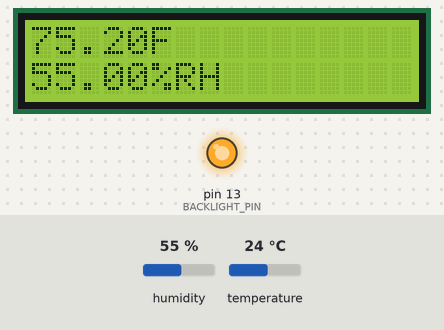
This sketch was run on a simulated Arduino Uno, built with avr-gcc and run on an emulated ATmega328P. Parts: 16×2 character LCD, output pins drawn as LEDs (lit = HIGH). The test bench sets the inputs (shaded band); at power-on: humidity 55 %, temperature 24 °C.

Above: at 6.3 s.
6.4 s: humidity set to 22 %
At 11.4 s:
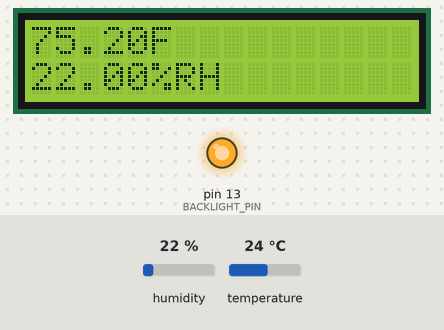
11.7 s: temperature set to 12 °C
At 15.8 s:
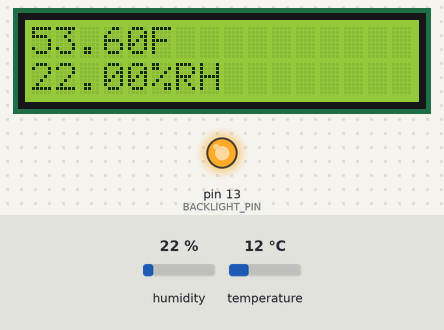
20.4 s: humidity set to 40 %
At 21.3 s:
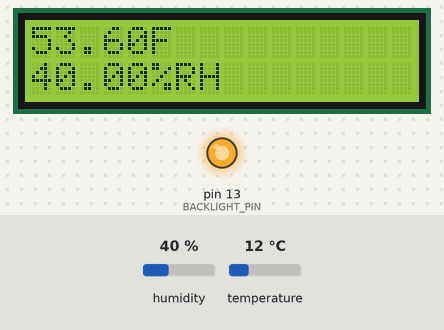
26.9 s: temperature set to 19 °C
At 31.3 s:
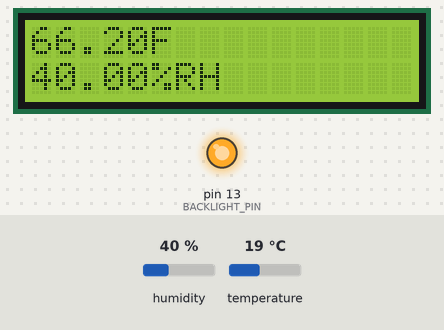
Timing chart, 0 to 32.8 s (numbered marks = the images above; inputs shaded):
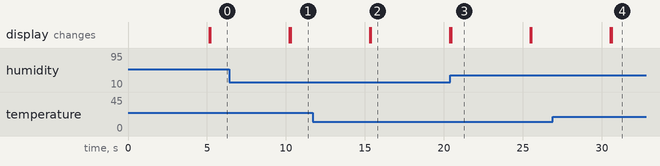

Measured:
- after the input at 6.4 s, the display: first differs from a run without the input after 3.9 s (image 1)
- after the input at 11.7 s, the display: first differs from a run without the input after 3.7 s (image 2)
- after the input at 20.4 s, the display: changes after 0.06 s (image 3)
- after the input at 26.9 s, the display: first differs from a run without the input after 3.7 s (image 4)
- what the display in image 2 shows lasts 5.0 s, from 15.4 s to 20.4 s

The sketch:

LCD_Temp_Humidity_Display.ino
```cpp
// (licence header left out)
#include <SHT1x.h>
#include <Wire.h>
#include <LiquidCrystal_I2C.h>

#define BACKLIGHT_PIN 13

LiquidCrystal_I2C lcd(0x38);

// Specify data and clock connections and instantiate SHT1x object
#define sdaPin  20
#define sclPin 21
SHT1x sht1x(sdaPin, sclPin);

void setup() {
  pinMode(BACKLIGHT_PIN, OUTPUT);
  digitalWrite(BACKLIGHT_PIN, HIGH);

  lcd.begin(16, 2);
  Serial.begin(19200); // Open serial connection to report values to host

  sht1x.readTemperatureC();
  sht1x.readTemperatureF();
  sht1x.readHumidity();

  lcd.home();
  lcd.print("Ready.");

  delay(5000);
}

void loop() {
  lcd.clear();
  lcd.home();

  float temp_c;
  float temp_f;
  float humidity;

  // Read values from the sensor
  temp_c = sht1x.readTemperatureC();
  temp_f = sht1x.readTemperatureF();
  humidity = sht1x.readHumidity();

  lcd.print(temp_f);
  lcd.print("F");
  lcd.setCursor(0, 1);
  lcd.print(humidity);
  lcd.print("%RH");

  // Print the values to the serial port
  /*Serial.print(temp_c, DEC);
  Serial.print("C / ");
  Serial.print(temp_f, DEC);
  Serial.print("F / ");
  Serial.print(humidity);
  Serial.println("%");*/

  delay(5000);  // Must allow ~5sec b/w reads to prevent self-heating
}
```
